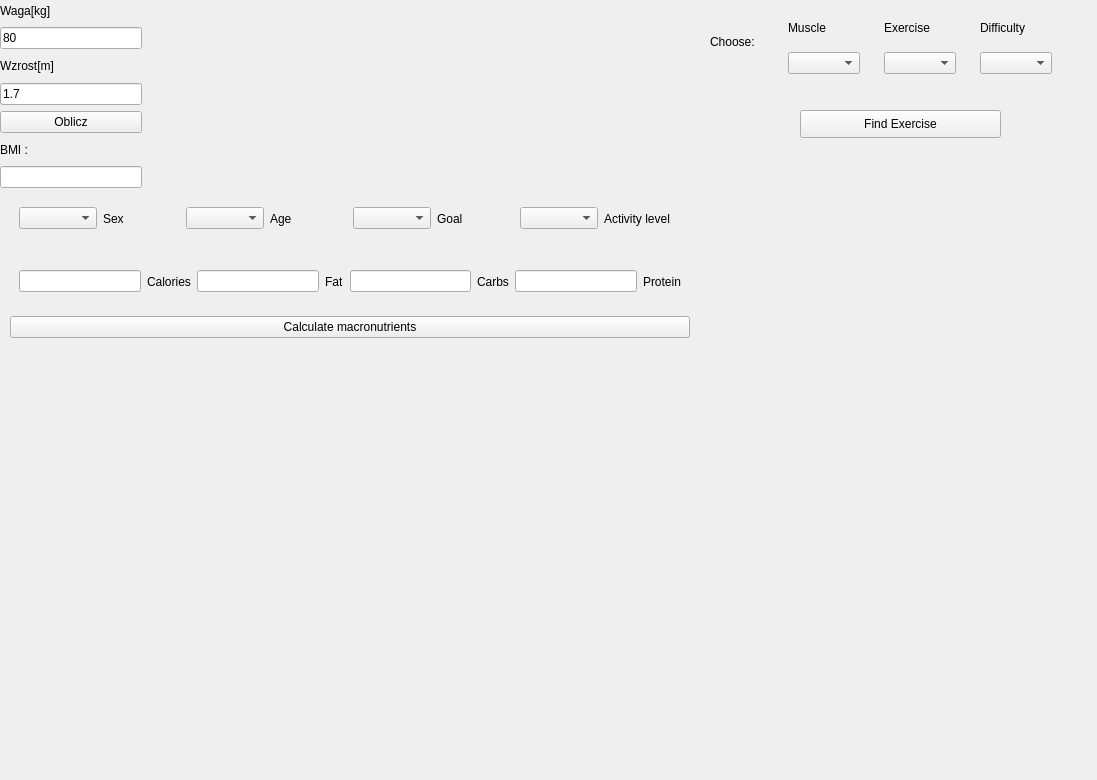
<?xml version="1.0" encoding="UTF-8"?>
<ui version="4.0">
 <class>Form</class>
 <widget class="QWidget" name="Form">
  <property name="enabled">
   <bool>true</bool>
  </property>
  <property name="geometry">
   <rect>
    <x>0</x>
    <y>0</y>
    <width>1097</width>
    <height>780</height>
   </rect>
  </property>
  <property name="mouseTracking">
   <bool>false</bool>
  </property>
  <property name="windowTitle">
   <string>Form</string>
  </property>
  <widget class="QWidget" name="widget" native="true">
   <property name="geometry">
    <rect>
     <x>0</x>
     <y>0</y>
     <width>142</width>
     <height>188</height>
    </rect>
   </property>
   <layout class="QVBoxLayout" name="verticalLayout">
    <item>
     <widget class="QLabel" name="label_1">
      <property name="text">
       <string>Waga[kg]</string>
      </property>
     </widget>
    </item>
    <item>
     <widget class="QLineEdit" name="Line_Edit_Waga">
      <property name="text">
       <string>80</string>
      </property>
     </widget>
    </item>
    <item>
     <widget class="QLabel" name="label_2">
      <property name="text">
       <string>Wzrost[m]</string>
      </property>
     </widget>
    </item>
    <item>
     <widget class="QLineEdit" name="Line_Edit_Wzrost">
      <property name="text">
       <string>1.7</string>
      </property>
     </widget>
    </item>
    <item>
     <widget class="QPushButton" name="Push_Button_Oblicz">
      <property name="text">
       <string>Oblicz</string>
      </property>
     </widget>
    </item>
    <item>
     <widget class="QLabel" name="label_3">
      <property name="text">
       <string>BMI :</string>
      </property>
     </widget>
    </item>
    <item>
     <widget class="QLineEdit" name="Line_Edit_Bmi"/>
    </item>
   </layout>
  </widget>
  <widget class="QWidget" name="widget_2" native="true">
   <property name="geometry">
    <rect>
     <x>10</x>
     <y>190</y>
     <width>680</width>
     <height>148</height>
    </rect>
   </property>
   <layout class="QVBoxLayout" name="verticalLayout_2">
    <item>
     <widget class="QWidget" name="widget_3" native="true">
      <layout class="QHBoxLayout" name="horizontalLayout">
       <item>
        <widget class="QComboBox" name="Combo_Box_Type_Sex"/>
       </item>
       <item>
        <widget class="QLabel" name="label_4">
         <property name="text">
          <string>Sex</string>
         </property>
        </widget>
       </item>
       <item>
        <widget class="QComboBox" name="Combo_Box_Type_Age"/>
       </item>
       <item>
        <widget class="QLabel" name="label_6">
         <property name="text">
          <string>Age</string>
         </property>
        </widget>
       </item>
       <item>
        <widget class="QComboBox" name="Combo_Box_Type_Goal"/>
       </item>
       <item>
        <widget class="QLabel" name="label">
         <property name="text">
          <string>Goal</string>
         </property>
        </widget>
       </item>
       <item>
        <widget class="QComboBox" name="Combo_Box_Type_Activity_Level"/>
       </item>
       <item>
        <widget class="QLabel" name="label_5">
         <property name="text">
          <string>Activity level</string>
         </property>
        </widget>
       </item>
      </layout>
     </widget>
    </item>
    <item>
     <widget class="QWidget" name="widget_4" native="true">
      <layout class="QHBoxLayout" name="horizontalLayout_2">
       <item>
        <widget class="QLineEdit" name="Line_Edit_Calories"/>
       </item>
       <item>
        <widget class="QLabel" name="label_7">
         <property name="text">
          <string>Calories</string>
         </property>
        </widget>
       </item>
       <item>
        <widget class="QLineEdit" name="Line_Edit_Fat"/>
       </item>
       <item>
        <widget class="QLabel" name="label_8">
         <property name="text">
          <string>Fat</string>
         </property>
        </widget>
       </item>
       <item>
        <widget class="QLineEdit" name="Line_Edit_Carbs"/>
       </item>
       <item>
        <widget class="QLabel" name="label_12">
         <property name="text">
          <string>Carbs</string>
         </property>
        </widget>
       </item>
       <item>
        <widget class="QLineEdit" name="Line_Edit_Protein"/>
       </item>
       <item>
        <widget class="QLabel" name="label_13">
         <property name="text">
          <string>Protein</string>
         </property>
        </widget>
       </item>
      </layout>
     </widget>
    </item>
    <item>
     <widget class="QPushButton" name="Push_Button_Calculate_Macronutrients">
      <property name="text">
       <string>Calculate macronutrients</string>
      </property>
     </widget>
    </item>
   </layout>
  </widget>
  <widget class="QWidget" name="widget_6" native="true">
   <property name="geometry">
    <rect>
     <x>710</x>
     <y>0</y>
     <width>381</width>
     <height>321</height>
    </rect>
   </property>
   <widget class="QWidget" name="widget_9" native="true">
    <property name="geometry">
     <rect>
      <x>0</x>
      <y>0</y>
      <width>351</width>
      <height>83</height>
     </rect>
    </property>
    <layout class="QHBoxLayout" name="horizontalLayout_3">
     <item>
      <widget class="QLabel" name="label_14">
       <property name="text">
        <string>Choose:</string>
       </property>
      </widget>
     </item>
     <item>
      <widget class="QWidget" name="widget_5" native="true">
       <layout class="QVBoxLayout" name="verticalLayout_3">
        <item>
         <widget class="QLabel" name="label_9">
          <property name="text">
           <string>Muscle</string>
          </property>
         </widget>
        </item>
        <item>
         <widget class="QComboBox" name="Combo_Box_Type_Muscles"/>
        </item>
       </layout>
      </widget>
     </item>
     <item>
      <widget class="QWidget" name="widget_7" native="true">
       <layout class="QVBoxLayout" name="verticalLayout_4">
        <item>
         <widget class="QLabel" name="label_10">
          <property name="text">
           <string>Exercise</string>
          </property>
         </widget>
        </item>
        <item>
         <widget class="QComboBox" name="Combo_Box_Type_Exercises"/>
        </item>
       </layout>
      </widget>
     </item>
     <item>
      <widget class="QWidget" name="widget_8" native="true">
       <layout class="QVBoxLayout" name="verticalLayout_5">
        <item>
         <widget class="QLabel" name="label_11">
          <property name="text">
           <string>Difficulty</string>
          </property>
         </widget>
        </item>
        <item>
         <widget class="QComboBox" name="Combo_Box_Type_Difficulties"/>
        </item>
       </layout>
      </widget>
     </item>
    </layout>
   </widget>
   <widget class="QPushButton" name="Push_Button_Find_Exercise">
    <property name="geometry">
     <rect>
      <x>90</x>
      <y>110</y>
      <width>201</width>
      <height>28</height>
     </rect>
    </property>
    <property name="text">
     <string>Find Exercise</string>
    </property>
   </widget>
   <widget class="QLabel" name="Line_Edit_Exercises">
    <property name="geometry">
     <rect>
      <x>90</x>
      <y>90</y>
      <width>201</width>
      <height>20</height>
     </rect>
    </property>
    <property name="text">
     <string/>
    </property>
   </widget>
  </widget>
 </widget>
 <resources/>
 <connections/>
</ui>
